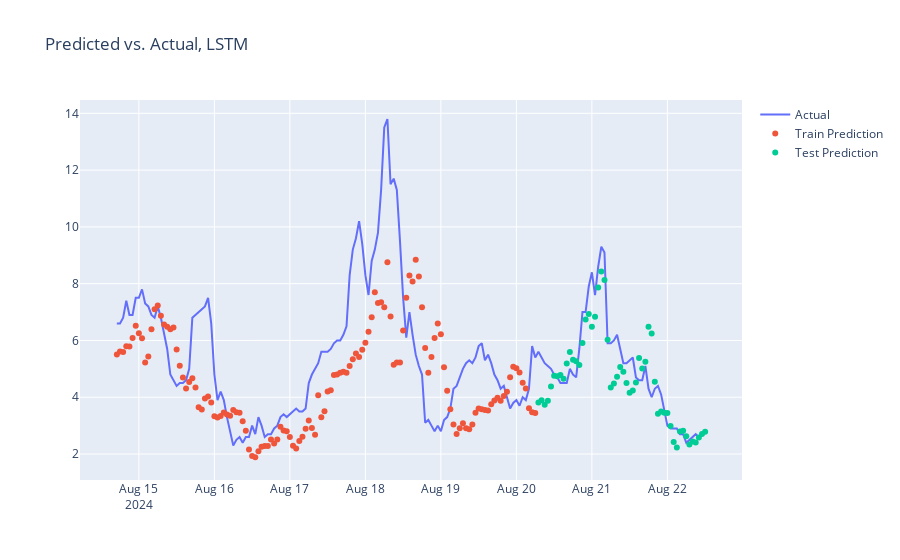

Notebook code cell kept with this figure:
### Code cell
plot_results(eval_df, '1064', 'LSTM')
